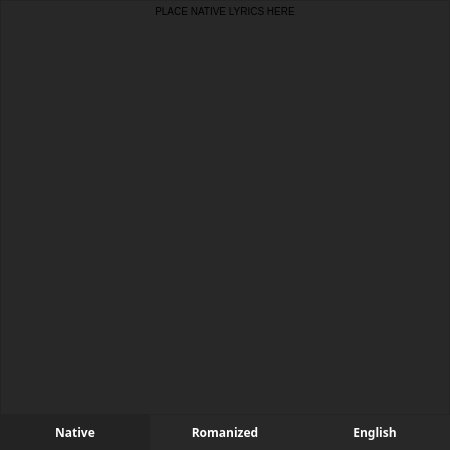
<?xml version="1.0" encoding="UTF-8"?>
<ui version="4.0">
 <class>LyricsWidget</class>
 <widget class="QWidget" name="LyricsWidget">
  <property name="geometry">
   <rect>
    <x>0</x>
    <y>0</y>
    <width>450</width>
    <height>450</height>
   </rect>
  </property>
  <property name="windowTitle">
   <string>Form</string>
  </property>
  <property name="styleSheet">
   <string notr="true">QWidget{
	background: rgb(40, 40, 40)
}</string>
  </property>
  <widget class="QTextEdit" name="textEdit">
   <property name="geometry">
    <rect>
     <x>0</x>
     <y>0</y>
     <width>450</width>
     <height>415</height>
    </rect>
   </property>
   <property name="font">
    <font>
     <kerning>true</kerning>
    </font>
   </property>
   <property name="layoutDirection">
    <enum>Qt::LeftToRight</enum>
   </property>
   <property name="styleSheet">
    <string notr="true">QTextEdit{
	background: rgb(40, 40, 40);
	border: 1px solid rgb(35, 35, 35);
}</string>
   </property>
   <property name="lineWidth">
    <number>0</number>
   </property>
   <property name="sizeAdjustPolicy">
    <enum>QAbstractScrollArea::AdjustIgnored</enum>
   </property>
   <property name="autoFormatting">
    <set>QTextEdit::AutoNone</set>
   </property>
   <property name="tabChangesFocus">
    <bool>false</bool>
   </property>
   <property name="lineWrapMode">
    <enum>QTextEdit::WidgetWidth</enum>
   </property>
   <property name="readOnly">
    <bool>true</bool>
   </property>
   <property name="html">
    <string>&lt;!DOCTYPE HTML PUBLIC &quot;-//W3C//DTD HTML 4.0//EN&quot; &quot;http://www.w3.org/TR/REC-html40/strict.dtd&quot;&gt;
&lt;html&gt;&lt;head&gt;&lt;meta name=&quot;qrichtext&quot; content=&quot;1&quot; /&gt;&lt;style type=&quot;text/css&quot;&gt;
p, li { white-space: pre-wrap; }
&lt;/style&gt;&lt;/head&gt;&lt;body style=&quot; font-family:'MS Shell Dlg 2'; font-size:7.8pt; font-weight:400; font-style:normal;&quot;&gt;
&lt;p align=&quot;center&quot; style=&quot; margin-top:0px; margin-bottom:0px; margin-left:0px; margin-right:0px; -qt-block-indent:0; text-indent:0px;&quot;&gt;PLACE NATIVE LYRICS HERE&lt;/p&gt;&lt;/body&gt;&lt;/html&gt;</string>
   </property>
   <property name="overwriteMode">
    <bool>true</bool>
   </property>
  </widget>
  <widget class="QPushButton" name="nativeButton">
   <property name="geometry">
    <rect>
     <x>0</x>
     <y>415</y>
     <width>150</width>
     <height>35</height>
    </rect>
   </property>
   <property name="font">
    <font>
     <family>Proxima Nova Rg</family>
     <pointsize>9</pointsize>
     <weight>75</weight>
     <bold>true</bold>
    </font>
   </property>
   <property name="styleSheet">
    <string notr="true">QPushButton{
	background-color: rgb(35, 35, 35);
	color: white;
	border: none;
	shadows: none;
}</string>
   </property>
   <property name="text">
    <string>Native</string>
   </property>
  </widget>
  <widget class="QPushButton" name="romanjiButton">
   <property name="geometry">
    <rect>
     <x>150</x>
     <y>415</y>
     <width>150</width>
     <height>35</height>
    </rect>
   </property>
   <property name="font">
    <font>
     <family>Proxima Nova Rg</family>
     <pointsize>9</pointsize>
     <weight>75</weight>
     <bold>true</bold>
    </font>
   </property>
   <property name="styleSheet">
    <string notr="true">QPushButton{
	background-color: rgb(40, 40, 40);
	color: white;
	border: none;
	shadows: none;
}</string>
   </property>
   <property name="text">
    <string>Romanized</string>
   </property>
  </widget>
  <widget class="QPushButton" name="engishButton">
   <property name="geometry">
    <rect>
     <x>300</x>
     <y>415</y>
     <width>150</width>
     <height>35</height>
    </rect>
   </property>
   <property name="font">
    <font>
     <family>Proxima Nova Rg</family>
     <pointsize>9</pointsize>
     <weight>75</weight>
     <bold>true</bold>
    </font>
   </property>
   <property name="styleSheet">
    <string notr="true">QPushButton{
	background-color: rgb(40, 40, 40);
	color: white;
	border: none;
	shadows: none;
}</string>
   </property>
   <property name="text">
    <string>English</string>
   </property>
  </widget>
 </widget>
 <resources/>
 <connections/>
</ui>
